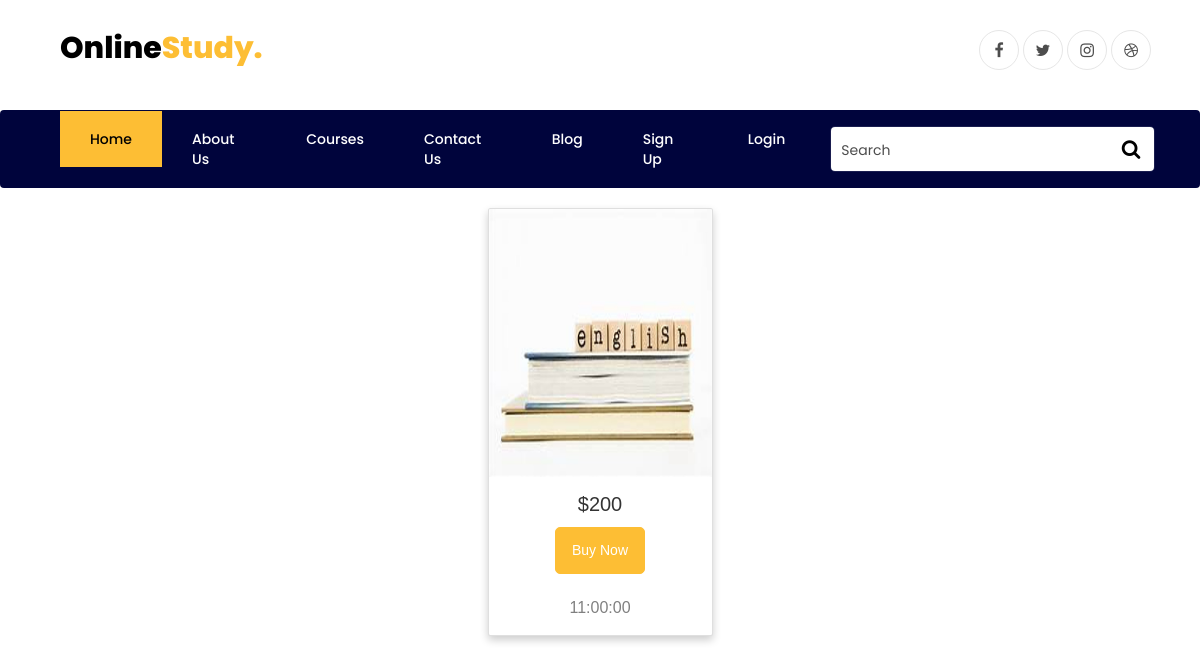
The app's page /sectiondesc.php?cid=9&id=5 with its own data.
### tables this page shows
CREATE TABLE `Course` (
  `ID` int(11) NOT NULL,
  `CourseName` varchar(255) NOT NULL,
  `CourseID` varchar(255) DEFAULT NULL,
  `CourseType` varchar(255) NOT NULL,
  `CourseCost` int(11) NOT NULL,
  `CourseDescription` varchar(255) NOT NULL,
  `CourseImage` varchar(255) DEFAULT NULL
);

CREATE TABLE `Section` (
  `ID` int(11) NOT NULL,
  `SectionName` varchar(255) NOT NULL,
  `SectionTime` time NOT NULL,
  `SectionCost` int(11) NOT NULL,
  `SectionLink` varchar(255) NOT NULL,
  `CourseID` int(11) NOT NULL
);

### app/view/View3.php (called while the page is built, shortened)
<?php
abstract class  View3{
    public function __construct($controller, $model) {
        $this->model = $model;
    }
}?>

### app/db/Dbh.php (called while the page is built, shortened)
<?php
  class Dbh{
      private $servername;
      private $username;
      private $password;
      private $dbname;
      private $conn;
      function __construct() {
          $this->servername = DB_SERVER;
          $this->username = DB_USER;
          $this->password = DB_PASS;
          $this->dbname = DB_DATABASE;
      }
      public function connect(){
          $this->conn = new mysqli($this->servername, $this->username, $this->password, $this->dbname);
          return $this->conn;
      }
      function query($sql){
          if (!empty($sql)){
              $this->result = $this->conn->query($sql);
              return $this->result;
          }
          else{
              return false;
          }
      }
  }
  ?>

### app/model/CourseModel.php (called while the page is built, shortened)
<?php
require_once(__ROOT__ . "model/SectionModel.php");
class Course extends Model{
          function setCourseImage($courseimage) {
            return $this->courseimage = $courseimage;
          }
          function setCourseName($coursename) {
            return $this->coursename = $coursename;
          }
          function setCourseDescription($coursedescription) {
            return $this->coursedescription =$coursedescription;
          }
          function setCourseID($courseid) {
            return $this->courseid = $courseid;
          }
          function setCourseType($coursetype) {
            return $this->coursetype = $coursetype;
          }
          function setCourseCost($coursecost) {
            return $this->coursecost = $coursecost;
          }
          function setCourseWeeks($courseweeks) {
            return $this->courseweeks = $courseweeks;
          }
          function setCourseHours($coursehours) {
            return $this->coursehours = $coursehours;
          }
          function setStart($startdate) {
            return $this->startdate = $startdate;
          }
          function setEnd($enddate) {
            return $this->enddate = $enddate;
          }
          function setID($id){
            return $this->id =$id;
          }
          function getCourses(){
            $sql = "SELECT *,Course.ID as cid FROM Course INNER Join Course_Duration
            ON Course.ID = Course_Duration.CourseID" ;
            $dbh = new Dbh();
            $section = new Section();
            $result = $dbh->query($sql);
            $courses = array();
            while($row=mysqli_fetch_assoc($result)){
              $course = new Course();
              $course->setID($row['cid']);
              $course->setCourseID($row['CourseID']);
              $course->setCourseName($row['CourseName']);
              $course->setCourseType($row['CourseType']);
              $course->setCourseCost($row['CourseCost']);
              $course->setCourseDescription($row['CourseDescription']);
              $course->setCourseImage($row['CourseImage']);
              $course->setCourseWeeks($row['CourseWeeks']);
              $course->setCourseHours($row['CourseHours']);
              $course->setStart($row['StartDate']);
              $course->setEnd($row['End_Date']);
              $course->setAllSections($section->getCourseSections($row['cid']));
              $courses[$row['cid']] = $course;
            }
            return $courses;
          }
}
?>

### app/model/SectionModel.php (called while the page is built, shortened)
<?php
class Section extends Model{
        private $sectioncost;
        private $sectiontime;
    function __construct($sectionname="",$sectioncost="",$sectiontime="",$sectionlink="") {
            $this->sectioncost = $sectioncost;
            $this->sectiontime = $sectiontime;
          }
          function setSectionname($sectionname) {
            return $this->sectionname = $sectionname;
          }
          function getSectioncost() {
            return $this->sectioncost;
          }
          function setSectioncost($sectioncost) {
            return $this->sectioncost = $sectioncost;
          }
          function getSectiontime() {
            return $this->sectiontime;
          }
          function setSectiontime($sectiontime) {
            return $this->sectiontime = $sectiontime;
          }
          function setSectionlink($sectionlink) {
            return $this->sectionlink = $sectionlink;
          }
          function setID($id){
            return $this->id = $id;
          }
          function getCourseSections($id){
            $sql = "SELECT * FROM Section where CourseID=$id" ;
            $dbh = new Dbh();
            $result = $dbh->query($sql);
            $sections= array();
            while($row=mysqli_fetch_assoc($result)){
              $section = new Section();
              $section->setID($row['ID']);
              $section->setSectionname($row['SectionName']);
              $section->setSectiontime($row['SectionTime']);
              $section->setSectioncost($row['SectionCost']);
              $section->setSectionlink($row['SectionLink']);
              $section->setAllStudents($this->getSectionStudents($row['ID']));
              $section->setTeacher($this->getSectionTeacher($row['ID']));
              $sections[$row['ID']] = $section;
            }
            return $sections;
          }
          function getSectionStudents($id){
            $sql = "SELECT * FROM Student Inner Join User ON Student.Student_ID=User.ID where Section_ID = $id" ;
            $dbh = new Dbh();
            $result = $dbh->query($sql);
            $students= array();
            while($row=mysqli_fetch_assoc($result)){
              $student = new Student();
              $student->setID($row['ID']);
              $student->setFirstName($row['FirstName']);
              $student->setLastName($row['LastName']);
              $student->setEmail($row['Email']);
              $student->setPassword($row['Password']);
              $student->setPhone($row['Phone']);
              $student->setAddress($row['Address']);
              $students[$row['ID']] = $student;
            }
            return $students;
          }
          function getSectionTeacher($id){
            $sql = "SELECT * FROM Teacher Inner Join User ON Teacher.Teacher_ID=User.ID where Section_ID = $id" ;
            $dbh = new Dbh();
            $result = $dbh->query($sql);
            $teacher = new Teacher();
            while($row=mysqli_fetch_assoc($result)){
              $teacher->setID($row['ID']);
              $teacher->setFirstName($row['FirstName']);
              $teacher->setLastName($row['LastName']);
              $teacher->setEmail($row['Email']);
              $teacher->setImage($row['Image']);
              $teacher->setPassword($row['Password']);
              $teacher->setPhone($row['Phone']);
              $teacher->setCareer($row['Career']);
              $teacher->setExperience($row['Experience']);
            }
            return $teacher;
          }
        }
?>

### app/model/UserModel.php (called while the page is built, shortened)
<?php
class User extends Model{
  function setFirstName($fname){
    return $this->fname = $fname;
  }
}

### app/view/ViewCourses.php (the view)
<?php
require_once("View3.php");
class ViewCourses extends View3{
    public function coursesdescription(){
        $id = $_GET['id'];
        $cid = $_GET['cid'];
        $str = "";
        $section = $this->model->getCourses()[$cid]->getSections()[$id];
        $course = $this->model->getCourses()[$cid];
                $str .= $str . '<div class="card mb-3">';
                $str .= '<img src="images/'.$course->getCourseImage().'" class="card-img-top" alt="Error">';
                $str .='<div class="card-body">';
                $str .='<h2 class="card-title">$'.$section->getSectioncost().'</h2>';
                $str .='<a href="#" class="btn btn-primary">Buy Now</a>';
                $str .='<p class="card-text">'.$section->getSectionTime().'</p>';
                $str .='</div>';
                $str .='</div>';
        return $str;
    }
}
?>

### records on screen
course: CourseImage (picture)
section: SectionCost "200", SectionTime "11:00:00"
